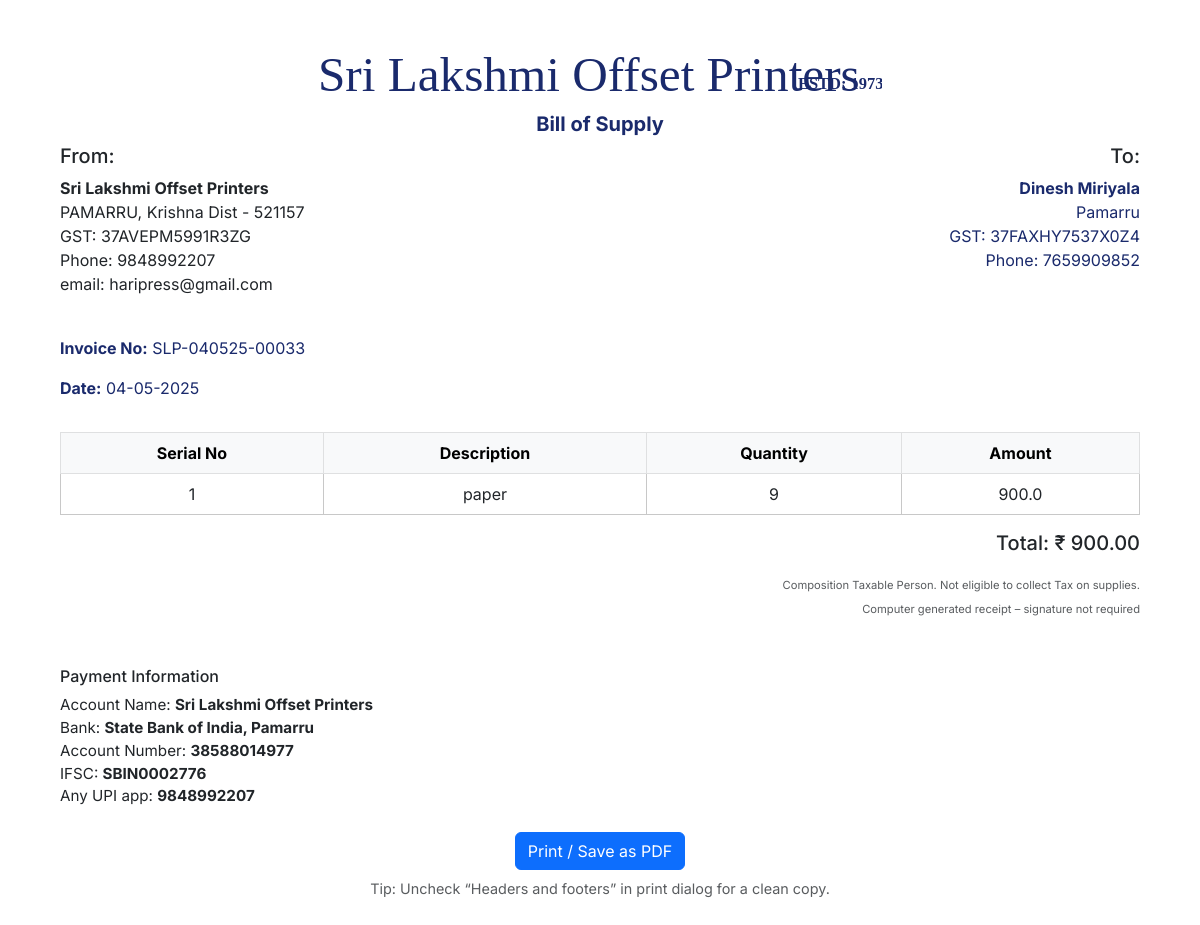
Page /bill_preview/latest on the earlier database version.
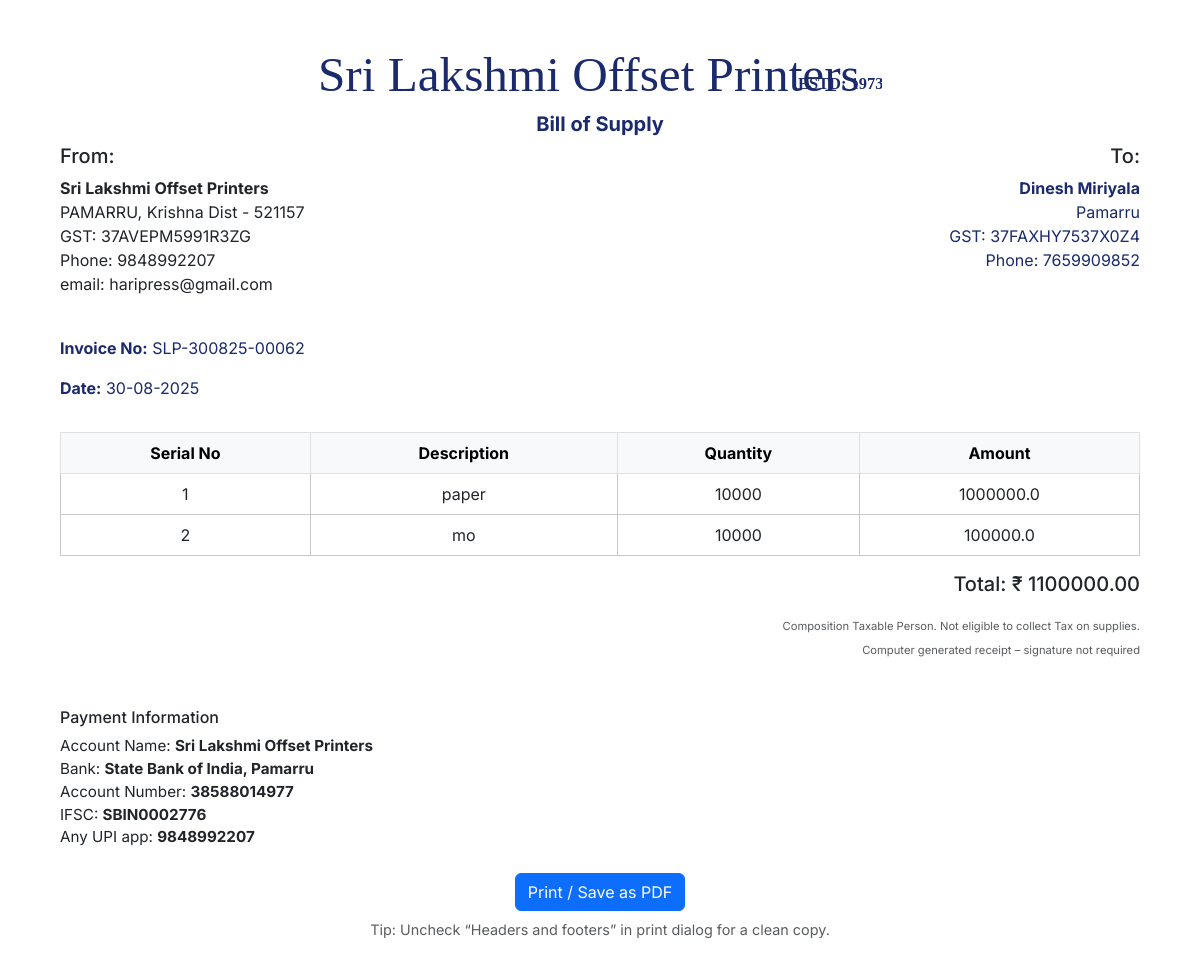
Same page on the later database version.
### db/models.py (models this page shows, shortened)
class invoice(db.Model):
    id = db.Column(db.Integer, primary_key=True)
    invoiceId = db.Column(db.String(50), unique=True, nullable=False)
    customerId = db.Column(db.Integer, db.ForeignKey("customer.id"), nullable=False, index=True)
    createdAt = db.Column(db.DateTime, default=datetime.utcnow, index=True)
    pdfPath = db.Column(db.String(255), nullable=False)
    totalAmount = db.Column(db.Float, nullable=False)
    items = db.relationship("invoiceItem", backref="invoice", lazy=True)
    isDeleted = db.Column(db.Boolean, nullable=False, default=False, index=True)
    deletedAt = db.Column(db.DateTime, nullable = True, index=True)

class item(db.Model):
    id = db.Column(db.Integer, primary_key=True)
    name = db.Column(db.String(50), nullable=False, index=True)
    sku = db.Column(db.Integer, unique=True, index=True, nullable=True)
    unitPrice = db.Column(db.Float, nullable=False)
    quantity = db.Column(db.Float, default=1)
    taxPercentage = db.Column(db.Float)

class invoiceItem(db.Model):
    id = db.Column(db.Integer, primary_key=True)
    invoiceId = db.Column(db.String, db.ForeignKey("invoice.id"), nullable=False, index=True)
    itemId = db.Column(db.Integer, db.ForeignKey("item.id"), nullable=False, index=True)
    dcNo = db.Column(db.String(64), nullable=True, index=True)
    quantity = db.Column(db.Integer, default=1)
    rate = db.Column(db.Float, nullable = False)
    discount = db.Column(db.Float, default = 0.0)
    taxPercentage = db.Column(db.Float, default = 0.0)
    line_total = db.Column(db.Float, nullable=False)

### app.py (the view)
@app.route('/bill_preview/latest')
def latest_bill_preview():
    current_invoice = invoice.query.order_by(invoice.id.desc()).first()
    if not current_invoice:
        return "No invoice found"
    current_customer = customer.query.get(current_invoice.customerId)
    items = invoiceItem.query.filter_by(invoiceId = current_invoice.id).all()
    item_data = []
    for i in items:
        item_name = item.query.get(i.itemId).name if i.itemId else "Unknown"
        entry = (
            item_name,
            "N/A",
            i.quantity,
            i.rate,
            i.discount,
            i.taxPercentage,
            i.line_total
        )
        item_data.append(entry)
    dc_numbers = [i.dcNo or '' for i in items]
    dcno = any(bool((x or '').strip()) for x in dc_numbers)
    return render_template('bill_preview.html', invoice=current_invoice, customer=current_customer, items=item_data, dcno=dcno, dc_numbers=dc_numbers)

### templates/bill_preview.html (shortened to what this page needs)
<!DOCTYPE html>
<html lang="en">
<head>
    <link href="https://cdn.jsdelivr.net/npm/bootstrap@5.3.0/dist/css/bootstrap.min.css" rel="stylesheet">
</head>
<body class="p-5">
    <div class="container">
        <div class="masthead text-center mb-2">
          <img class="brand-logo mx-auto d-block" src="{{ url_for('static', filename='img/brand-wordmark.svg') }}" alt="Sri Lakshmi Offset Printers — ESTD: 1973">
          <h2 class="bill-heading">Bill of Supply</h2>
        </div>
        <div class="row mb-4">
            <div class="col-sm-6">
                <h5>From:</h5>
                <p>
                    <strong>Sri Lakshmi Offset Printers</strong><br>
                PAMARRU, Krishna Dist - 521157<br>
                GST: 37AVEPM5991R3ZG<br>
                Phone: 9848992207<br>
                email: haripress@gmail.com<br>
                </p>
            </div>
            <div class="col-sm-6 text-end">
                <h5>To:</h5>
                <p class="highlight-info">
                    {% if customer.name %}<strong>{{ customer.name }}</strong><br>{% endif %}
                    {% if customer.address %}{{ customer.address }}<br>{% endif %}
                    {% if customer.gst %}GST: {{ customer.gst }}<br>{% endif %}
                    {% if customer.phone %}Phone: {{ customer.phone }}{% endif %}
                </p>
            </div>
        </div>
        <div class="row mb-3">
            <div class="col-sm-6">
                <p class="highlight-info"><strong>Invoice No:</strong> {{ invoice.invoiceId }}</p>
                <p class="highlight-info"><strong>Date:</strong> {{ invoice.createdAt.strftime('%d-%m-%Y') }}</p>
            </div>
        </div>
        <table class="table table-bordered text-center">
            <thead class="table-light">
                <tr>
                    <th>Serial No</th>
                    <th>Description</th>
                    <th>Quantity</th>
                    <th>Amount</th>
                </tr>
            </thead>
            <tbody>
                {% for item in items %}
                <tr>
                    <td>{{ loop.index }}</td>
                    <td>{{ item[0] }}</td>
                    <td>{{ item[2] }}</td>
                    <td>{{ item[6] }}</td>
                </tr>
                {% endfor %}
            </tbody>
        </table>
        <div class="text-end">
            <h5>Total: ₹ {{ '%.2f'|format(invoice.totalAmount or 0) }}</h5>
        </div>
        <div class="mt-3 text-end">
          <small class="text-muted" style="font-size: 0.7rem;">Composition Taxable Person. Not eligible to collect Tax on supplies.</small><br>
          <small class="text-muted" style="font-size: 0.7rem;">Computer generated receipt – signature not required</small>
        </div>
        <div class="row mt-5">
          <div class="col-12 payment-info">
            <h6 class="mb-2">Payment Information</h6>
            <div>
              Account Name: <strong>Sri Lakshmi Offset Printers</strong><br>
              Bank: <strong>State Bank of India, Pamarru</strong><br>
              Account Number: <strong>38588014977</strong><br>
              IFSC: <strong>SBIN0002776</strong><br>
              Any UPI app: <strong>9848992207</strong>
            </div>
          </div>
        </div>
        <div class="text-center mt-4 d-print-none">
            <button onclick="window.print()" class="btn btn-primary">Print / Save as PDF</button>
            <p class="mt-2 text-muted" style="font-size: 0.9rem;">Tip: Uncheck “Headers and footers” in print dialog for a clean copy.</p>
        </div>
    </div>
</body>
</html>

Differences in the rows shown:
no longer on this page (row unchanged): invoice: invoiceId "SLP-040525-00033", createdAt "04-05-2025", totalAmount "900.00"
no longer on this page (row unchanged): invoiceItem: line_total "900.0"
added invoice: invoiceId "SLP-300825-00062", createdAt "30-08-2025", totalAmount "1100000.00"
added invoiceItem: quantity "10000", line_total "1000000.0"
now on this page (row unchanged): item: name "mo"
added invoiceItem: quantity "10000", line_total "100000.0"
Other differences:
new list line: "1"
new list line: "paper"
new list line: "2"
list line gone: "1 9"
list line gone: "paper"
